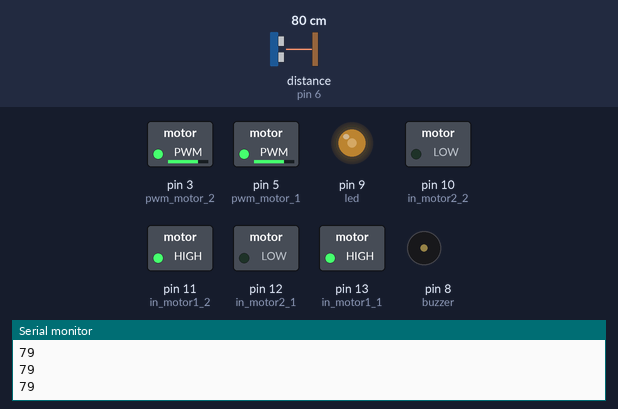
This sketch was run on a simulated Arduino Uno, built with avr-gcc and run on an emulated ATmega328P. Shown: switched loads named in the sketch (green lamp = pin HIGH), output pins drawn as LEDs (lit = HIGH), buzzer (waves = sounding, pin HIGH), the last lines printed to the serial monitor. Wiring (inferred from the names in the program): ultrasonic range finder: trigger pin 7; echo pin 6. Inputs (shaded band) come from the test bench; at power-on: distance to the obstacle (sensor on pin 6) 80 cm. The echo pulse lasts 58.3 µs per cm; pins used as bus, display or sensor lines are not drawn.

Above: at 1.2 s.
1.3 s: distance to the obstacle (sensor on pin 6) set to 2 cm
At 2.3 s:
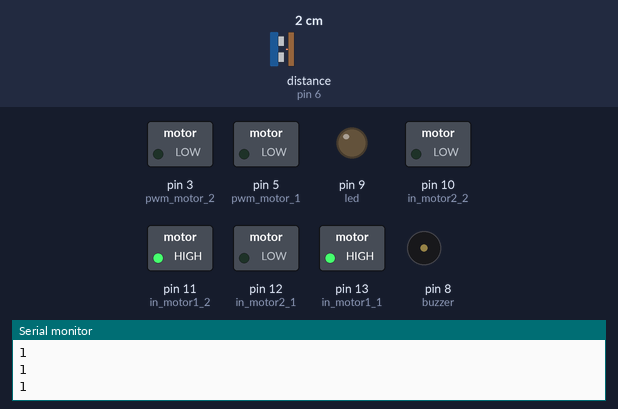
2.8 s: distance to the obstacle (sensor on pin 6) set to 24 cm
4.3 s: distance to the obstacle (sensor on pin 6) set to 29 cm
At 5.5 s:
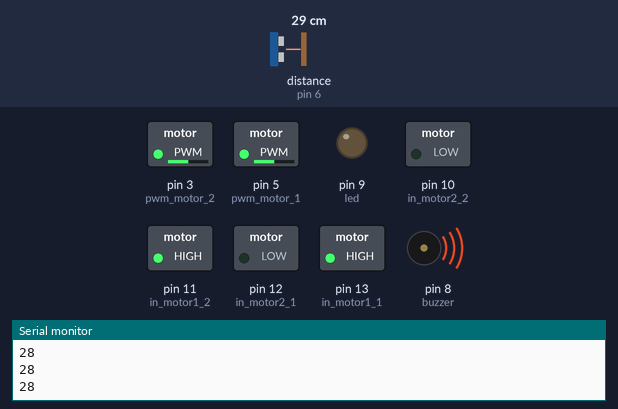
5.8 s: distance to the obstacle (sensor on pin 6) set to 49 cm
7.3 s: distance to the obstacle (sensor on pin 6) set to 56 cm
At 8.0 s:
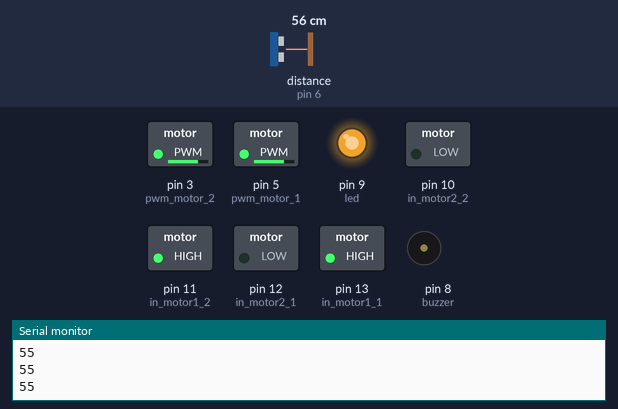
8.9 s: distance to the obstacle (sensor on pin 6) set to 4 cm
At 9.4 s:
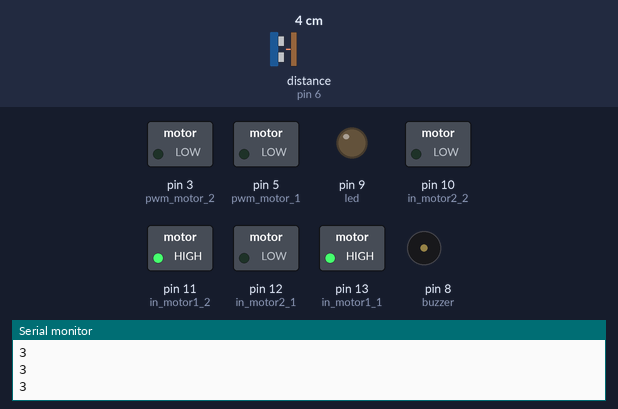
Timing chart, 0 to 11.5 s (numbered marks = the images above; inputs shaded):
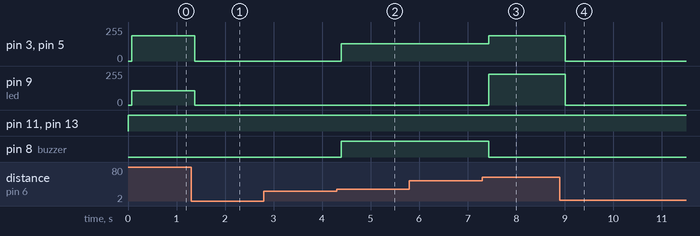

The sketch:

proyecto_de_sistemas.ino
```cpp
#include <SoftwareSerial.h>
SoftwareSerial bluetooth(2,4); //configuración de la comunicación bluetooth, pin 2=RX, Pin 4= TX
//declaración de valores a utilizar
int in_motor1_1=13;  //pines usados para habilitar los motores desde el puente H
int in_motor2_1=12;
int in_motor1_2=11;
int in_motor2_2=10;
//----------------------------------
int pwm_motor_1=5; //pines con PWM usados para modificar la velocidad de los motores
int pwm_motor_2=3;
//----------------------------------
int led=9;        //alarmas para cada una de las condiciones
int buzzer=8;
//--------------------------------------------------------
int pinTrig = 7;           //Transmisor del sensor US.
int pinEcho = 6;           //Receptor del sensor
long var_time;            //Variable de tiempo para el sensor
int var_dist;             //Variable de distancia


void setup() {
  bluetooth.begin(9600);     //inicialización del reloj para el bluetooth
  Serial.begin(9600);
//Configuración de pines
pinMode(pinTrig, OUTPUT);
pinMode(pinEcho, INPUT);
pinMode(led, OUTPUT);
pinMode(buzzer,OUTPUT);
pinMode (in_motor1_1,OUTPUT);
pinMode (in_motor2_1,OUTPUT);
pinMode (in_motor1_2,OUTPUT);
pinMode (in_motor2_2,OUTPUT);
pinMode (pwm_motor_1,OUTPUT);
pinMode (pwm_motor_2,OUTPUT);
}

void loop() {
digitalWrite(in_motor1_1,HIGH);     //Configuración de los pines para iniciar el giro de los motores
digitalWrite(in_motor2_1,LOW);
digitalWrite(in_motor1_2,HIGH);
digitalWrite(in_motor2_2,LOW);

digitalWrite(pinTrig, LOW);                //El trig del sensor iniciado en estado bajo.
delayMicroseconds(2);                 //Esperamos 2 microsegundos antes de mandar la primera onda, evitando señales erróneas
digitalWrite(pinTrig, HIGH);//Inicialización del trig
delayMicroseconds(10);
digitalWrite(pinTrig,LOW);
var_time= pulseIn(pinEcho, HIGH);          //Variable que almacena el tiempo de ida y regreso de la onda del sensor.
                                      //Velocidad del Sonido es 349.2 m/s (a 30ºc al nivel del mar)->0.0349cm/microsegundo, Si V=d/t entonces d=(v*(t/2))
var_dist= int (var_time/58.2);      //Variable que almacena la distancia recorrida por la onda.

Serial.println(var_dist);
bluetooth.print("Distancia (cm): ");
bluetooth.println(var_dist);          //Envío de la variable de distancia por Bluetooth
delay(50);                           //Cada 50 milisegundos mandara una onda ultrasonica para actualizar la dist

if(var_dist<150 && var_dist>100){      //----- Medición del sensor para 1.5 y 1 metro
analogWrite(pwm_motor_1,255);         // el PWM se activa al 100% para ambos motores
analogWrite(pwm_motor_2,255);
analogWrite(led,0);
digitalWrite(buzzer,LOW);
}

if(var_dist<100 && var_dist>50){      //----- Medición de distancia entre 1 metro y 50 centímetros
analogWrite(pwm_motor_1,191);       // El PWM se coloca al 75% en ambos motores
analogWrite(pwm_motor_2,191);
analogWrite(led,(100-var_dist)*255/50);    //Se enciende el led con una intensidad proporcional a la distancia medida
digitalWrite(buzzer,LOW);

}

if(var_dist<50 && var_dist>25){      //----- Medición entre 50 y 25 centímetros
analogWrite(pwm_motor_1,128);        //PWM colocado al 50%
analogWrite(pwm_motor_2,128);
analogWrite(led,0);
digitalWrite(buzzer,HIGH);           //Se enciende la alarma auditiva

}

if(var_dist<25){      //----- Medición menor a 25 cm
analogWrite(pwm_motor_1,0);   //se apagan los motores
analogWrite(pwm_motor_2,0);
analogWrite(led,0);
digitalWrite(buzzer,LOW);

}

}
```

Measured:
- the behaviour switches between 26 and 27 cm on distance to the obstacle (sensor on pin 6) (found by bisection; images 1 and 2)
- the behaviour switches between 51 and 52 cm on distance to the obstacle (sensor on pin 6) (found by bisection; images 2 and 3)
- after the input at 1.3 s, pin 3 (pwm_motor_2), pin 5 (pwm_motor_1): 191/255 → 0/255 after 0.07 s; pin 9 (led): 107/255 → 0/255 after 0.07 s
- after the input at 4.3 s, pin 3 (pwm_motor_2), pin 5 (pwm_motor_1): 0/255 → 128/255 after 0.10 s; pin 8 (buzzer): LOW → HIGH after 0.10 s
- after the input at 7.3 s, pin 3 (pwm_motor_2), pin 5 (pwm_motor_1): 128/255 → 191/255 after 0.13 s; pin 9 (led): 0/255 → 229/255 after 0.13 s; pin 8 (buzzer): HIGH → LOW after 0.13 s
- after the input at 8.9 s, pin 3 (pwm_motor_2), pin 5 (pwm_motor_1): 191/255 → 0/255 after 0.11 s; pin 9 (led): 229/255 → 0/255 after 0.11 s
